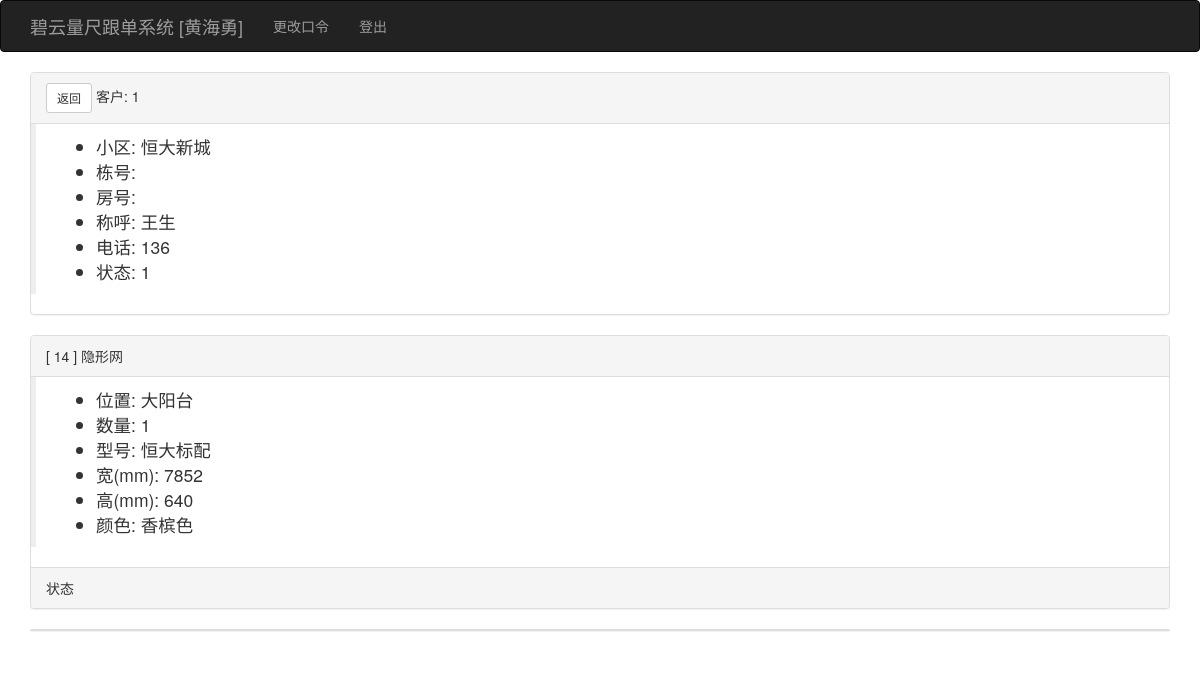
The app's page /viewkehudd/1 (signed in), older data.
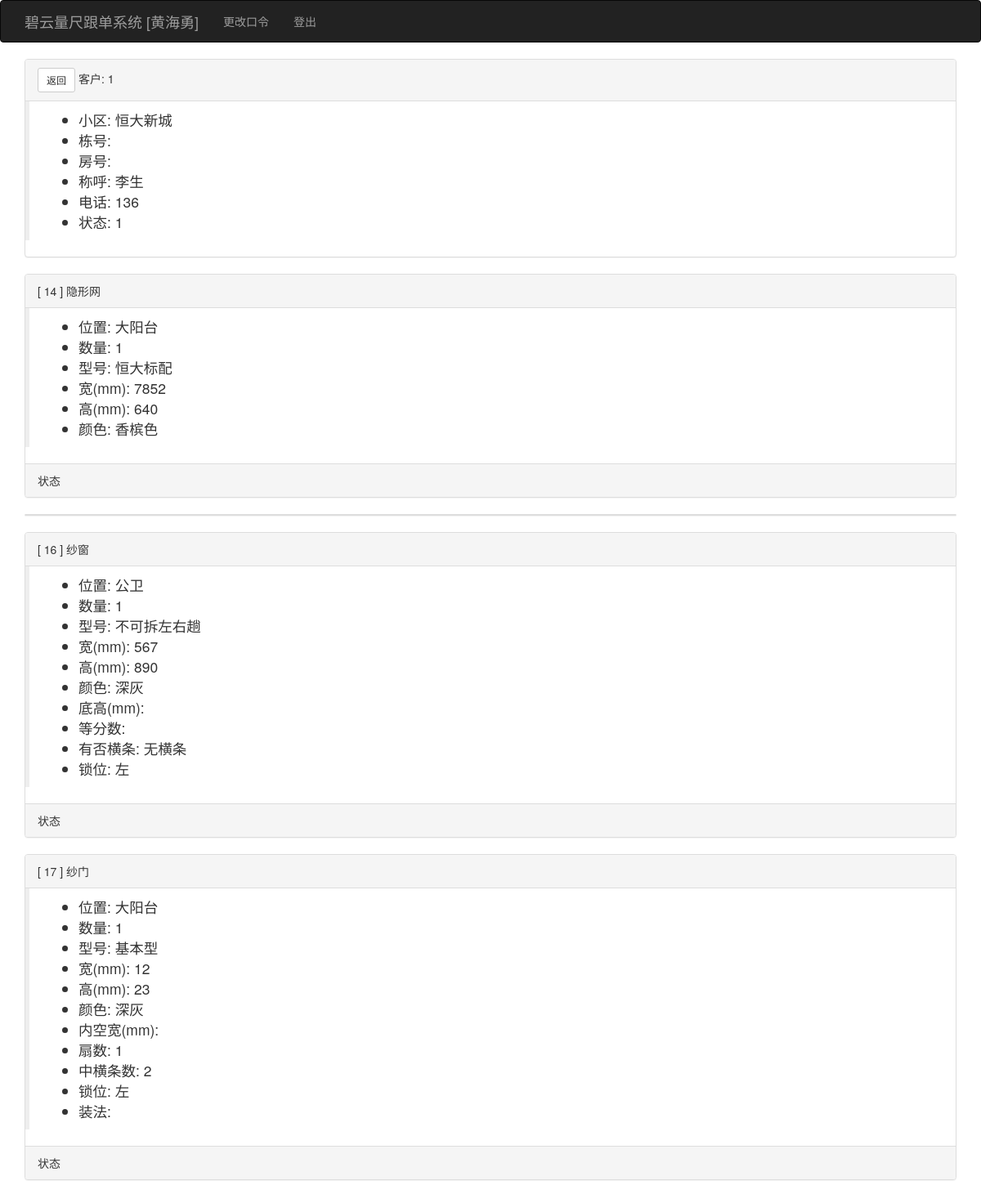
The same page, newer data.
### app/models.py (models this page shows, shortened)
class User(UserMixin, db.Model):
    __tablename__ = 'users'
    id = db.Column(db.Integer, primary_key=True)
    user = db.Column(db.String(64), unique=True, index=True)
    pin = db.Column(db.String(64))
    username = db.Column(db.String(64))
    tel = db.Column(db.String(32))
    role = db.Column(db.String(64))
    isuse = db.Column(db.Boolean, default=False)
    beizhu = db.Column(db.String(64))
    kehus = db.relationship('Kehu', backref='user', lazy='dynamic')
    @login_manager.user_loader
    def load_user(user_id):
        return User.query.get(int(user_id))

class Kehu(db.Model):
    __tablename__ = 'kehus'
    id = db.Column(db.Integer, primary_key=True)
    user_id = db.Column(db.Integer, db.ForeignKey('users.id'))
    xiaoqu_id = db.Column(db.Integer, db.ForeignKey('xiaoqus.id'))
    fangjian = db.Column(db.String(64))
    chenghu = db.Column(db.String(64))
    tel = db.Column(db.String(64))
    zje = db.Column(db.Float)
    beizhu = db.Column(db.String(64))
    status = db.Column(db.Integer, default=1)  # 1已测尺、2已下单、3已安装、4已清款
    time0 = db.Column(db.DateTime(), default=datetime.utcnow)
    time1 = db.Column(db.DateTime())
    time2 = db.Column(db.DateTime())
    time3 = db.Column(db.DateTime())
    dingdans = db.relationship('Dingdan', backref='kehu', lazy='dynamic')

class Xiaoqu(db.Model):
    __tablename__ = 'xiaoqus'
    id = db.Column(db.Integer, primary_key=True)
    xiaoqu = db.Column(db.String(64), unique=True, index=True)
    dizhi = db.Column(db.String(100))
    beizhu = db.Column(db.String(128))
    kehus = db.relationship('Kehu', backref='xiaoqu', lazy='dynamic')

class Dingdan(db.Model):
    __tablename__ = 'dingdans'
    id = db.Column(db.Integer, primary_key=True)
    kehu_id = db.Column(db.Integer, db.ForeignKey('kehus.id'))
    chanpin_id = db.Column(db.Integer, db.ForeignKey('chanpins.id'))
    shuliang = db.Column(db.Integer)
    weizhi = db.Column(db.String(64))
    xinghao = db.Column(db.String(64))
    kuan_chang = db.Column(db.Integer)
    gao = db.Column(db.Integer)
    meikongkuan_bashoudigao = db.Column(db.Integer)
    color = db.Column(db.String(64))
    shanshu = db.Column(db.Integer)
    zhonghengtiaoshu_gantiaoshu = db.Column(db.Integer)
    shuowei = db.Column(db.String(64))
    ishaveht = db.Column(db.String(64))
    zhangfa_dengfenshu_kaishuofangshi = db.Column(db.String(64))
    jiage = db.Column(db.Float)
    tushipic = db.Column(db.String(64))
    beizhu = db.Column(db.String(64))
    status = db.Column(db.Integer, default=1)  # 1测尺、2业务下单、3工厂下单、4工厂入库、5工厂发货、6货到工地、7安装完成
    fakaidi = db.Column(db.String(64))
    time0 = db.Column(db.DateTime(), default=datetime.utcnow)
    user0_id = db.Column(db.Integer, db.ForeignKey('users.id'))
    time1 = db.Column(db.DateTime())
    user1_id = db.Column(db.Integer, db.ForeignKey('users.id'))
    time2 = db.Column(db.DateTime())
    user2_id = db.Column(db.Integer, db.ForeignKey('users.id'))
    time3 = db.Column(db.DateTime())
    user3_id = db.Column(db.Integer, db.ForeignKey('users.id'))
    time4 = db.Column(db.DateTime())
    user4_id = db.Column(db.Integer, db.ForeignKey('users.id'))
    time5 = db.Column(db.DateTime())
    user5_id = db.Column(db.Integer, db.ForeignKey('users.id'))
    time6 = db.Column(db.DateTime())
    user6_id = db.Column(db.Integer, db.ForeignKey('users.id'))

### app/main/views.py (the view)
@main.route('/viewkehudd/<int:id>', methods=['GET', 'POST'])
@login_required
def viewkehudd(id):
    kehu = Kehu.query.get(id)
    return render_template('viewkehudd.html', kehu=kehu)

### app/templates/viewkehudd.html (shortened to what this page needs)
{% extends "base.html" %}
{% import "bootstrap/wtf.html" as wtf %}
{% block page_content %}
           <div class="panel panel-default">
                <div class="panel-heading"> <a class="btn btn-default btn-sm" href="{{ url_for('main.kehulist') }}">返回</a> 客户: {{ kehu.id }}</div>
                <div class="post-body">
                    <blockquote>
                    <ul>
                    <li>小区: {{ kehu.xiaoqu.xiaoqu }}</li>
                    <li>栋号: {{ kehu.donghao }}</li>
                    <li>房号: {{ kehu.fanghao }}</li>
                    <li>称呼: {{ kehu.chenghu }}</li>
                    <li>电话: {{ kehu.tel }}</li>
                    <li>状态: {{ kehu.status }}</li>
                    </ul>
                    </blockquote>
                </div>
            </div>
    {% for dingdan in kehu.dingdans %}
            <div class="panel panel-default">
        {% if dingdan.chanpin.pinming == '隐形网' %}
                <div class="panel-heading">[ {{ dingdan.id }} ] 隐形网</div>
                <div class="post-body">
                    <blockquote>
                    <ul>
                        <li>位置: {{ dingdan.weizhi }}</li>
                        <li>数量: {{ dingdan.shuliang }}</li>
                        <li>型号: {{ dingdan.xinghao }}</li>
                        <li>宽(mm): {{ dingdan.kuan_chang }}</li>
                        <li>高(mm): {{ dingdan.gao }}</li>
                        <li>颜色: {{ dingdan.color }}</li>
                    </ul>
                    </blockquote>
                </div>
                <div class="panel-footer">状态</div>
        {% elif dingdan.chanpin.pinming == '纱门' %}
                <div class="panel-heading">[ {{ dingdan.id }} ] 纱门</div>
                <div class="post-body">
                    <blockquote>
                    <ul>
                        <li>位置: {{ dingdan.weizhi }}</li>
                        <li>数量: {{ dingdan.shuliang }}</li>
                        <li>型号: {{ dingdan.xinghao }}</li>
                        <li>宽(mm): {{ dingdan.kuan_chang }}</li>
                        <li>高(mm): {{ dingdan.gao }}</li>
                        <li>颜色: {{ dingdan.color }}</li>
                        <li>内空宽(mm): {{ dingdan.meikuan_digao }}</li>
                        <li>扇数: {{ dingdan.shanshu }}</li>
                        <li>中横条数: {{ dingdan.zhonghengtiaoshu_gantiaoshu }}</li>
                        <li>锁位: {{ dingdan.shuowei }}</li>
                        <li>装法: {{ dingdan.zhangfa }}</li>
                    </ul>
                    </blockquote>
                </div>
                <div class="panel-footer">状态</div>
        {% elif dingdan.chanpin.pinming == '纱窗' %}
                <div class="panel-heading">[ {{ dingdan.id }} ] 纱窗</div>
                <div class="post-body">
                    <blockquote>
                    <ul>
                        <li>位置: {{ dingdan.weizhi }}</li>
                        <li>数量: {{ dingdan.shuliang }}</li>
                        <li>型号: {{ dingdan.xinghao }}</li>
                        <li>宽(mm): {{ dingdan.kuan_chang }}</li>
                        <li>高(mm): {{ dingdan.gao }}</li>
                        <li>颜色: {{ dingdan.color }}</li>
                        <li>底高(mm): {{ dingdan.meikuan_digao }}</li>
                        <li>等分数: {{ dingdan.dengfenshu }}</li>
                        <li>有否横条: {{ dingdan.ishaveht }}</li>
                        <li>锁位: {{ dingdan.shuowei }}</li>
                    </ul>
                    </blockquote>
                </div>
                <div class="panel-footer">状态</div>
        {% endif %}
            </div>
    {% endfor %}
{% endblock %}

### app/templates/base.html (shortened to what this page needs)
{% extends "bootstrap/base.html" %}
{% block head %}
{{ super() }}
<link rel="stylesheet" type="text/css" href="{{ url_for('static', filename='styles.css') }}">
{% endblock %}
{% block navbar %}
<div class="navbar navbar-inverse" role="navigation">
    <div class="container">
        <div class="navbar-header">
            <a class="navbar-brand" href="{{ url_for('main.index') }}">碧云量尺跟单系统 [{{ current_user.username }}] </a>
        </div>
        <div class="navbar-collapse collapse">
            <ul class="nav navbar-nav">
                {% if current_user.is_authenticated %}
                <li><a href="{{ url_for('auth.change_pin') }}">更改口令</a></li>
                <li><a href="{{ url_for('auth.logout') }}">登出</a></li>
                {% endif %}
            </ul>
        </div>
    </div>
</div>
{% endblock %}
{% block content %}
<div class="container">
    {% block page_content %}{% endblock %}
</div>
{% endblock %}

Row changes from the older to the newer data that the page shows:
changed Kehu id 1: chenghu "王生" → "李生"
added Dingdan: id "16", weizhi "公卫", shuliang "1", xinghao "不可拆左右趟", kuan_chang "567", gao "890", color "深灰", ishaveht "无横条", shuowei "左"
added Dingdan: id "17", weizhi "大阳台", shuliang "1", xinghao "基本型", kuan_chang "12", gao "23", color "深灰", shanshu "1", zhonghengtiaoshu_gantiaoshu "2", shuowei "左"
